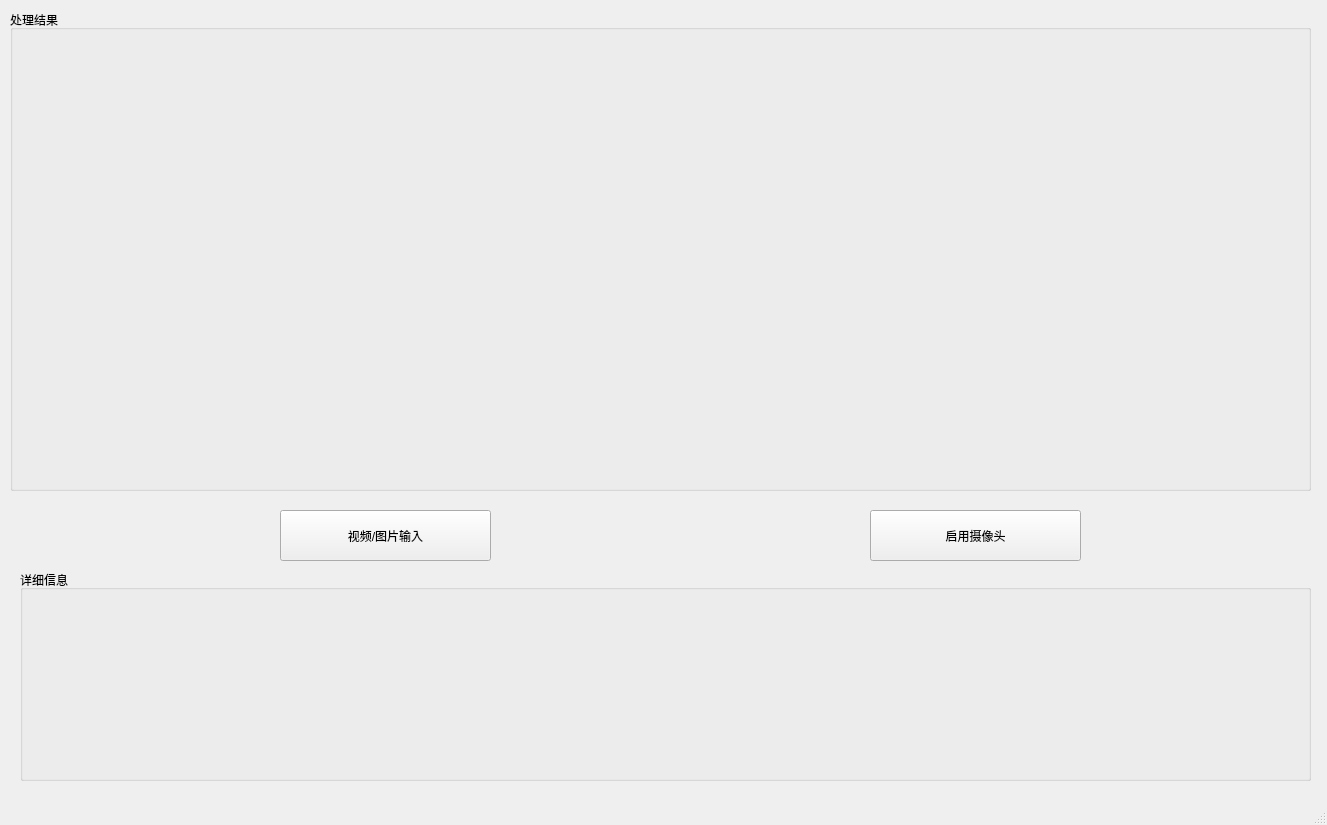
<?xml version="1.0" encoding="UTF-8"?>
<ui version="4.0">
 <class>MainWindow</class>
 <widget class="QMainWindow" name="MainWindow">
  <property name="geometry">
   <rect>
    <x>0</x>
    <y>0</y>
    <width>1327</width>
    <height>825</height>
   </rect>
  </property>
  <property name="windowTitle">
   <string>MainWindow</string>
  </property>
  <widget class="QWidget" name="centralwidget">
   <widget class="QPushButton" name="OpenVideoBtn">
    <property name="geometry">
     <rect>
      <x>280</x>
      <y>510</y>
      <width>211</width>
      <height>51</height>
     </rect>
    </property>
    <property name="text">
     <string>视频/图片输入</string>
    </property>
   </widget>
   <widget class="QGroupBox" name="groupBox">
    <property name="geometry">
     <rect>
      <x>10</x>
      <y>10</y>
      <width>1301</width>
      <height>481</height>
     </rect>
    </property>
    <property name="title">
     <string>处理结果</string>
    </property>
    <widget class="QLabel" name="Imglabel">
     <property name="geometry">
      <rect>
       <x>340</x>
       <y>10</y>
       <width>641</width>
       <height>451</height>
      </rect>
     </property>
     <property name="text">
      <string/>
     </property>
    </widget>
   </widget>
   <widget class="QGroupBox" name="groupBox_2">
    <property name="geometry">
     <rect>
      <x>20</x>
      <y>570</y>
      <width>1291</width>
      <height>211</height>
     </rect>
    </property>
    <property name="title">
     <string>详细信息</string>
    </property>
    <widget class="QLabel" name="Infolabel">
     <property name="geometry">
      <rect>
       <x>30</x>
       <y>50</y>
       <width>1221</width>
       <height>121</height>
      </rect>
     </property>
     <property name="text">
      <string/>
     </property>
    </widget>
   </widget>
   <widget class="QPushButton" name="CameraBtn">
    <property name="geometry">
     <rect>
      <x>870</x>
      <y>510</y>
      <width>211</width>
      <height>51</height>
     </rect>
    </property>
    <property name="text">
     <string>启用摄像头</string>
    </property>
   </widget>
  </widget>
  <widget class="QMenuBar" name="menubar">
   <property name="geometry">
    <rect>
     <x>0</x>
     <y>0</y>
     <width>1327</width>
     <height>22</height>
    </rect>
   </property>
  </widget>
  <widget class="QStatusBar" name="statusbar"/>
 </widget>
 <resources/>
 <connections/>
</ui>
